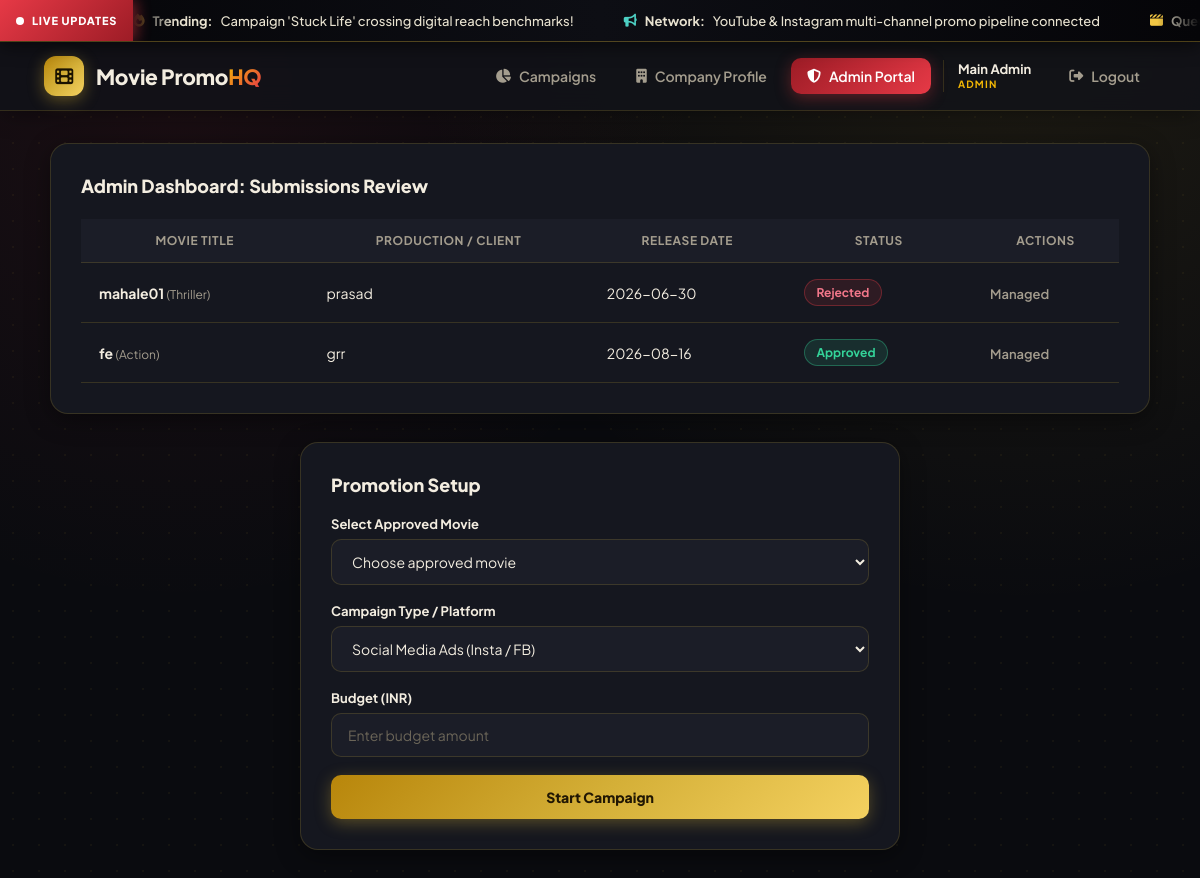
Screenshot of /admin (signed in) with the database file from the repository.
### tables this page shows
CREATE TABLE movies (
        movie_id INTEGER PRIMARY KEY AUTOINCREMENT,
        client_id INTEGER,
        title TEXT NOT NULL,
        genre TEXT NOT NULL,
        releaseDate TEXT,
        status TEXT DEFAULT 'Pending',
        FOREIGN KEY (client_id) REFERENCES clients(client_id)
    );

CREATE TABLE clients (
        client_id INTEGER PRIMARY KEY AUTOINCREMENT,
        name TEXT NOT NULL,
        email TEXT UNIQUE NOT NULL,
        phone TEXT
    , password VARCHAR(250) NOT NULL DEFAULT '');

### app.py (the view)
@app.route('/admin')
@login_required('admin')
def admin_panel():
    conn = get_db()
    movies = conn.execute('''
        SELECT m.movie_id, m.title, m.genre, m.releaseDate AS release_date, m.status, c.name AS client_name
        FROM movies m
        JOIN clients c ON m.client_id = c.client_id
        ORDER BY m.movie_id DESC
    ''').fetchall()
    conn.close()
    return render_template('admin.html', movies=movies)

### app.py (called while the page is built)
def get_db():
    conn = sqlite3.connect(DB_NAME)
    conn.row_factory = sqlite3.Row
    return conn

def login_required(role=None):
    def decorator(f):
        @wraps(f)
        def wrapped(*args, **kwargs):
            if 'user_id' not in session:
                flash("Please sign in first to enter the studio.", "info")
                return redirect(url_for('login'))
            if role and session.get('role') != role:
                flash("Access denied: this area is not available for your account type.", "error")
                return redirect(url_for('index'))
            return f(*args, **kwargs)
        return wrapped
    return decorator

### templates/admin.html (shortened to what this page needs)
{% extends 'base.html' %}
{% block content %}
<div class="card-box">
    <div class="card-title">
        <span>Admin Dashboard: Submissions Review</span>
    </div>
    <div class="table-responsive">
        <table class="custom-table">
            <thead>
                <tr>
                    <th>Movie Title</th>
                    <th>Production / Client</th>
                    <th>Release Date</th>
                    <th>Status</th>
                    <th>Actions</th>
                </tr>
            </thead>
            <tbody>
                {% for m in movies %}
                <tr>
                    <td><strong>{{ m.title }}</strong> <span style="color:var(--text-muted); font-size:12px;">({{ m.genre }})</span></td>
                    <td>{{ m.client_name }}</td>
                    <td>{{ m.release_date }}</td>
                    <td><span class="badge badge-{{ m.status.lower() }}">{{ m.status }}</span></td>
                    <td>
                        {% if m.status == 'Pending' %}
                            <a href="{{ url_for('movie_action', movie_id=m.movie_id, action='approve') }}" class="action-btn action-approve">Approve</a>
                            <a href="{{ url_for('movie_action', movie_id=m.movie_id, action='reject') }}" class="action-btn action-reject">Reject</a>
                        {% else %}
                            <span style="color: var(--text-muted); font-size: 13px; font-weight: 600;">Managed</span>
                        {% endif %}
                    </td>
                </tr>
                {% endfor %}
            </tbody>
        </table>
    </div>
</div>
<div style="max-width: 600px; margin: 0 auto;">
    <div class="card-box">
        <h2 style="font-size: 18px; font-weight: 800; color: var(--text-dark); margin-bottom: 20px;">
            Promotion Setup
        </h2>
        <form action="{{ url_for('publish_promotion') }}" method="POST">
            <div class="form-group">
                <label>Select Approved Movie</label>
                <select name="movie_id" class="input-field" required>
                    <option value="" disabled selected>Choose approved movie</option>
                </select>
            </div>
            <div class="form-group">
                <label>Campaign Type / Platform</label>
                <select name="platform" class="input-field" required>
                    <option value="Social Media Ads (Insta / FB)">Social Media Ads (Insta / FB)</option>
                </select>
            </div>
            <div class="form-group">
                <label>Budget (INR)</label>
                <input type="number" name="budget" class="input-field" placeholder="Enter budget amount" min="1000" required>
            </div>
            <button type="submit" class="btn-primary">Start Campaign</button>
        </form>
    </div>
</div>
{% endblock %}

### templates/base.html (shortened to what this page needs)
<!DOCTYPE html>
<html lang="en">
<head>
    <link rel="stylesheet" href="https://cdnjs.cloudflare.com/ajax/libs/font-awesome/6.4.0/css/all.min.css">
    <link rel="stylesheet" href="{{ url_for('static', filename='style.css') }}?v=3.0">
</head>
<body>
    <div class="ticker-wrap">
        <div class="ticker-badge">
            <span class="live-pulse"></span> LIVE UPDATES
        </div>
        <div class="ticker-marquee">
            <div class="ticker-content">
                <span class="ticker-item"><i class="fa-solid fa-fire text-gold"></i> <strong>Trending:</strong> Campaign 'Stuck Life' crossing digital reach benchmarks!</span>
                <span class="ticker-item"><i class="fa-solid fa-bullhorn text-cyan"></i> <strong>Network:</strong> YouTube & Instagram multi-channel promo pipeline connected</span>
                <span class="ticker-item"><i class="fa-solid fa-clapperboard text-gold"></i> <strong>Queue:</strong> New client movie submissions syncing in real-time</span>
            </div>
        </div>
    </div>
    <nav class="navbar">
        <a href="{{ url_for('index') }}" class="brand-logo">
            <div class="logo-badge">
                <i class="fa-solid fa-film"></i>
            </div>
            <span>Movie Promo<span class="glow-text">HQ</span></span>
        </a>
        <div class="nav-links">
            {% set role = session.get('role') %}
            {% if role %}
                <a href="{{ url_for('index') }}" class="nav-item"><i class="fa-solid fa-chart-pie"></i> Campaigns</a>
                {% if role == 'client' %}
                    <a href="{{ url_for('submit_movie') }}" class="nav-item"><i class="fa-solid fa-cloud-arrow-up"></i> Submit Movie</a>
                {% else %}
                    <a href="{{ url_for('company_profile') }}" class="nav-item"><i class="fa-solid fa-building"></i> Company Profile</a>
                    <a href="{{ url_for('admin_panel') }}" class="nav-item admin-glow-btn"><i class="fa-solid fa-shield-halved"></i> Admin Portal</a>
                {% endif %}
                <span class="nav-user"><span>{{ session.get('user_name') }}</span><small>{{ role }}</small></span>
                <a href="{{ url_for('logout') }}" class="nav-item"><i class="fa-solid fa-right-from-bracket"></i> Logout</a>
            {% else %}
                <a href="{{ url_for('login') }}" class="nav-item"><i class="fa-solid fa-right-to-bracket"></i> Sign In</a>
                <a href="{{ url_for('register') }}" class="nav-item admin-glow-btn"><i class="fa-solid fa-ticket"></i> Get Your Pass</a>
            {% endif %}
        </div>
    </nav>
    <div class="container">
        {% block content %}{% endblock %}
    </div>
</body>
</html>

### rows the page displays
movies: title "mahale01", genre "Thriller", client_name "prasad", release_date "2026-06-30", status "Rejected", shows "Managed"
movies: title "fe", genre "Action", client_name "grr", release_date "2026-08-16", status "Approved", shows "Managed"

### other values shown
{{ session.get('user_name') }} "Main Admin"
{{ role }} "ADMIN"
